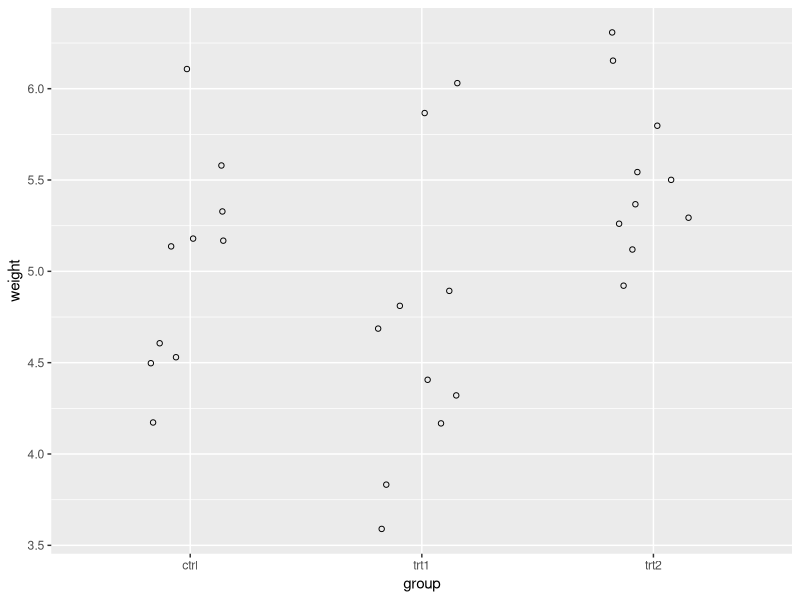
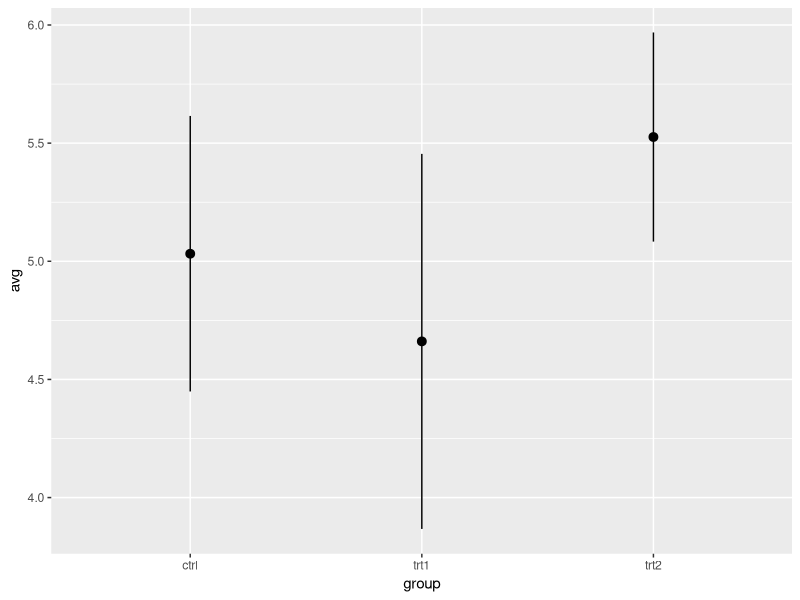
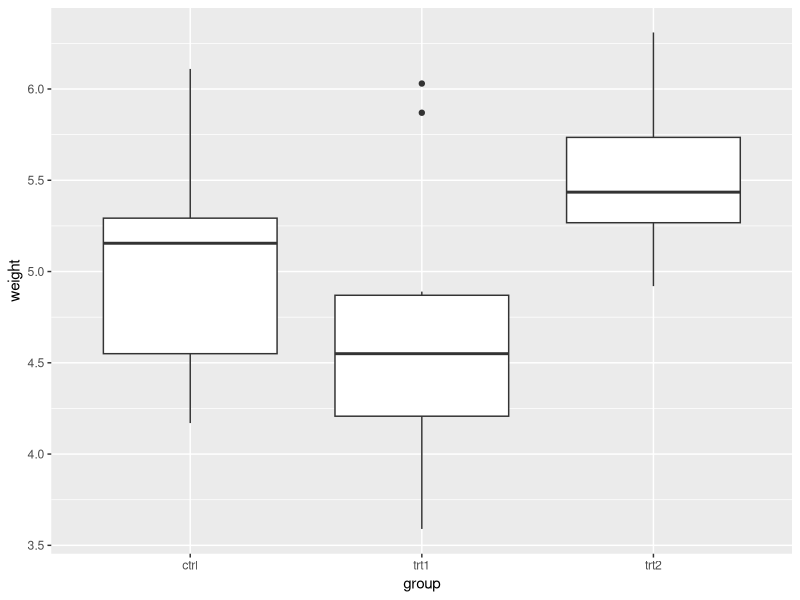

These charts were generated, in order, by the following R code:
# Intro to R
# Rick Scavetta
# 14 Feb 2018
# MPI MolGen Workshop

# clear workspace
rm(list = ls())

# load packages
library(dplyr)
library(ggplot2)

# R Notation
n <- log2(8) # the log 2 of 8
n

# A Simple Workflow
PlantGrowth

# Descriptive stats:
# mean, sd
mean(PlantGrowth$weight) # 5.073

# group-wise stats:
PlantGrowth %>%
  group_by(group) %>%
  summarise(avg = mean(weight),
            stdev = sd(weight)) -> PGSummary

# Visualisations:
# aesthetics - scales onto which we MAP variables
# geometry - how the plot will actually look
# plot 1: individual values
ggplot(PlantGrowth, aes(x = group, y = weight)) +
  geom_point(position = position_jitter(0.2),
             shape = 1)

# plot 2: mean, sd
ggplot(PGSummary, aes(x = group,
                      y = avg,
                      ymin = avg - stdev,
                      ymax = avg + stdev)) +
  geom_pointrange()

# plot 3: boxplot
ggplot(PlantGrowth, aes(x = group, y = weight)) +
  geom_boxplot()

# Group differences
Plant.lm <- lm(weight ~ group, data = PlantGrowth)

# ANOVA:
Plant.anova <- anova(Plant.lm)

# Get specific metrics:
# Plant.anova[1,5]
Plant.anova$`Pr(>F)`[1]

# Element 2: Functions
# Eveything that happens in R,
# is because of a function

# arithmetic operators:
34 + 6
`+`(34, 6)

# BEDMAS: Bracket, Exp, div, mul, add, sub
2 - 3/4 # 1.25
(2 - 3)/4 # -0.25

# () use in BEDMAS, and function definitions

# Ex 1, p 27
1.12 * 3 - 0.4

m <- 1.12
b <- -0.4
m * 3 + b
m * 8 + b
m * 9 + b
m * 23 + b

# Functions - always have ()
# 0 or more argumets
# args may or may not be names

# ex:
log2(8)
?log2
# 8, position matching
# base, named argument
log(8, base = 2)
log(8, 2)

# what about:
log(2, x = 8)
# confusing!

# Really common functions:
# Combine - c()
xx <- c(3, 8, 9, 23)

myNames <- c("healthy", "tissue", "quantity")

# Sequence - seq(from, to, by)
foo1 <- seq(1, 100, 7)
foo1

n <- 34
p <- 6
foo2 <- seq(1, n, p)

# Colon operator:
seq(1, 10, 1)
1:10

# types of math functions
# Transformation functions
# Numb of output == numb of input
foo1 * 10
log2(foo1)
sqrt(foo1)

# Aggregration functions
# output is typically 1 or a small
# number of values
mean(foo1)
sd(foo1)
var(foo1)
median(foo1)

# Ex 2, p 30:
foo2 + 100
foo2 + foo2
sum(foo2) + foo2
foo2 + 1:4


######## Key Concept: #######
######## Vector Recycling ###
#############################

# Ex 3, p 30:
m * xx + b

# Ex 4, p 30
m2 <- c(0, 1.12)
m2 * xx + b

# What we really want is... "reiteration"
# Many ways to do this:
# super old school - for loops :/
# old school - apply family
# "list apply" (produces a list)
lapply(m2, function(input) {input * xx + b})
sapply(m2, function(input) {input * xx + b})

# new school - purrr package (in the tidyverse)
library(purrr)

# "map" each value of an object to soe function
map(m2, ~ . * xx + b)

# Different brackets:
# () = function arguments & math order
# [] = positions
# {} = define chunks of code

# Element 3: Objects
# Anything that exists is an object

# Here: common data structures

# Vectors: Homogenous, 1D data
foo1 # 15 elements
foo2 # 6 elements

# Atomic vector types:
# logical - T/F, TRUE/FALSE (aka binary, boolean)
# integer - 1,2,3,4
# numerical/double - 1.5, 3.14
# characters - anything (aka string)

typeof(foo1)
# Force integer using "L"
foo1 <- seq(1L, 100L, 7L)
typeof(foo1)

foo3 <- c("Liver", "Brain", "Testes",
          "Muscle", "Intestine", "Heart")
typeof(foo3)

foo4 <- c(T, F, F, T, T, F)
typeof(foo4)

# only 1 type!!
test <- c(1:10, "bob")
test
typeof(test)

# Coercion function "as.x()"
test <- as.integer(test)

# Confirm type with "is.x()"
is.double(test)
is.integer(test)
is.numeric(test)
is.character(test)

# Lists: Heterogenous, 1D
typeof(Plant.lm) # list

attributes(Plant.lm)

# Access common attribues with accessory functions
names(Plant.lm)
class(Plant.lm) # "lm"

# Anything that is named can be accessed with $
Plant.lm$coefficients

# What's class?
# Class dictates how functions with handle an object
print(Plant.lm)

class(Plant.anova)
print(Plant.anova)

# Data Frame - Heterogenous, 2D
# Specialised version of a list
# Where every element is a vector of the same length

foo.df <- data.frame(foo4, foo3, foo2)

# col = variable
# row = observation

foo.df

typeof(foo.df)
class(foo.df)

attributes(foo.df)
names(foo.df) <- myNames
foo.df

# access columns:
foo.df$healthy

# ALWAYS know the strucure and type of your data
str(foo.df)
glimpse(foo.df) # inside dplyr
summary(foo.df)

# Element 4: Logical Expressions
# Ask Yes/No questions

# Relational operators
# == Equivalency
# != Non-equivalency
# >, <, >=, <=
# !x, where x is a logical vector: Negation

# ALWAYS results in a logical vector!!
# T/F, TRUE/FALSE
# e.g.
n > p

# Logical operators
# combining questions
# & AND
# | OR
# %in% WITHIN

# Subsetting with logical vectors
# All healthy:
subset(foo.df, foo.df$healthy == TRUE)
subset(foo.df, healthy == TRUE)
subset(foo.df, healthy)

# All unhealthy:
subset(foo.df, healthy == FALSE)
subset(foo.df, healthy != TRUE)
subset(foo.df, !healthy)

# With numerical data:
# quantity below 10:
subset(foo.df, quantity < 10)

# tails (below 10, beyond 20)
subset(foo.df, quantity < 10 | quantity > 20)

# impossible
subset(foo.df, quantity < 10 & quantity > 20)

# middle (10-20)
subset(foo.df, quantity > 10 & quantity < 20)

# Everything/meaningless
subset(foo.df, quantity > 10 | quantity < 20)

# With character data:
# 100% match! NO pattern matching!
# single: heart samples
subset(foo.df, tissue == "Heart")

# Muliple values: liver and heart
subset(foo.df, tissue == "Liver" | tissue == "Heart")

# NEVER do this!!!
subset(foo.df, tissue == c("Liver", "Heart"))
subset(foo.df, tissue == c("Heart", "Liver"))

# long form:
foo.df$tissue == c("Heart", "Liver")

# Correct way: use %in%, which is like the short way of |
subset(foo.df, tissue %in% c("Liver", "Heart"))
subset(foo.df, tissue %in% c("Heart", "Liver"))

# Which tissues have a high quantity?
organs <- subset(foo.df$tissue, foo.df$quantity > 20)


